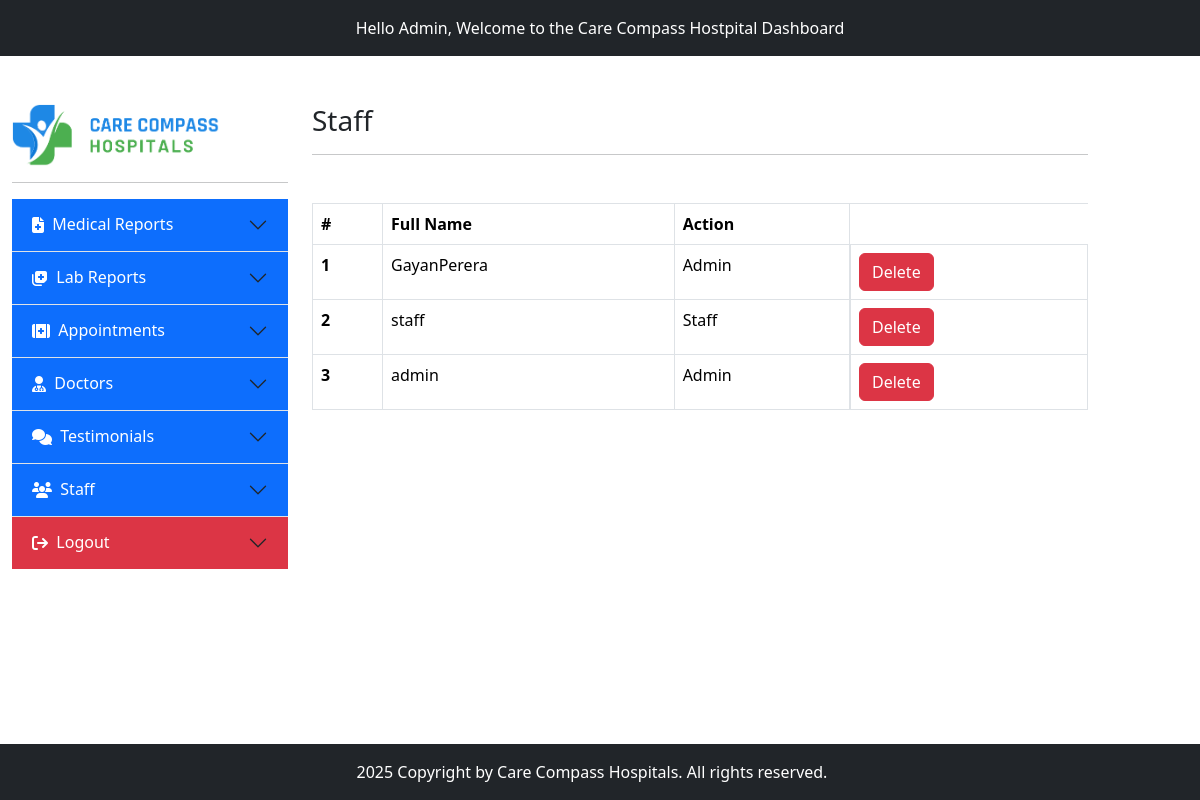
The app's page /admin/staff.php with its own data.
### tables this page shows
CREATE TABLE IF NOT EXISTS `staff` (
  `Id` int NOT NULL AUTO_INCREMENT,
  `username` varchar(22) NOT NULL,
  `password` varchar(22) NOT NULL,
  `role` int NOT NULL,
  `is_deleted` int NOT NULL DEFAULT '0',
  PRIMARY KEY (`Id`)
);

### admin/staff.php (the view)
<?php include 'inc/header.php'; ?>
<section class="mt-5">
    <div class="container-fluid ">
        <div class="row">
            <?php include 'inc/sidebar.php'; ?>
            <div class="col-md-8">
                <h3>Staff </h3>
                <hr class="mb-5">
                <table class="table table-bordered">
                    <thead>
                        <tr>
                            <th scope="col">#</th>
                            <th scope="col">Full Name</th>
                            <th scope="col">Action</th>
                        </tr>
                    </thead>
                    <tbody>
                        <?php
                        $sql = "SELECT Id, username, password, is_deleted, role FROM staff WHERE is_deleted=0 ORDER BY Id DESC";
                        $result = $conn->query($sql);
                        if ($result->num_rows > 0) {
                            $x = 1;
                            while ($row = $result->fetch_assoc()) {
                                echo '
                                    <tr>
                                        <th>' . $x . '</th>
                                        <td>' . $row['username'] . '</td>
                                        <td>
                                          ';
                                          if ($row['role'] == 0) {
                                            echo 'Admin';
                                        } else {
                                            echo 'Staff';
                                        }
                                        echo '
                                        </td>
                                        <td class="d-flex">
                                            <form method="POST" action="delete-staff.php" onsubmit="return confirm(\'Are you sure you want to delete this doctor?\');">
                                                <input type="hidden" name="staff_id" value="' . $row['Id'] . '">
                                                <button type="submit" class="btn btn-danger">Delete</button>
                                            </form>
                                        </td>
                                    </tr>
                                ';
                                $x++;
                            }
                        }
                        ?>
                    </tbody>
                </table>
            </div>
        </div>
    </div>
</section>
<?php include 'inc/footer.php'; ?>

### records on screen
staff: username "GayanPerera", role "Admin"
staff: username "staff", role "Staff"
staff: username "admin", role "Admin"
